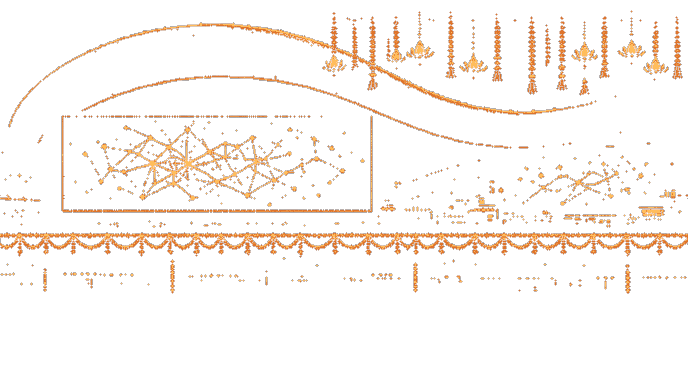
#> input picture assets/stages/ai-impact-expo/far-glow.png, 688 x 387 px, given in place of grand-palais-ai-action-summit-far.jpg, which was not available
$ python build_stages.py
#> lines starting #> are read from the running program, lines starting #| are printed output that depends on the picture; after the words box and inside, x2 and y2 are one past the last pixel; in counts of white or black regions, pixels touching at a corner belong together
#!/usr/bin/env python3
"""Build parallax stage layers from the generated source art in ../_source.

Every output PNG is stored at the native pixel grid (2x smaller than the
1280x720 logical canvas) and drawn at 2x with smoothing off.

    python3 assets/stages/_pipeline/build_stages.py [stage-id ...]

Writes assets/stages/<id>/{far,mid,near,floor,fg}.png, *-glow.png emissive
masks, and src/stages/layers.generated.js (geometry, glow tiles, swatches).
Requires Pillow and numpy.
"""
import json
import random
import sys
from pathlib import Path

import numpy as np
from PIL import Image, ImageDraw, ImageFilter, ImageFont

ROOT = Path(__file__).resolve().parents[3]
SRC = ROOT / "assets/stages/_source"
OUT = ROOT / "assets/stages"
GEN_JS = ROOT / "src/stages/layers.generated.js"

PX = 2                      # logical pixels per native pixel
VIEW_W, VIEW_H = 1280, 720
WORLD_W = 1920
FLOOR_TOP = 536             # logical y of the floor's far edge
GROUND_Y = 640              # logical y of the fighters' feet
SCROLL = WORLD_W - VIEW_W

PARALLAX = {"far": 0.15, "mid": 0.45, "near": 0.75, "fg": 1.3}
FLOOR_PARALLAX = (0.7, 1.0)  # at FLOOR_TOP and at GROUND_Y; extrapolated below
GLOW_TILE = 32

# Per-stage tuning: prop heights are native px for the tallest prop in a sheet.
STAGES = {
    "grand-palais-ai-action-summit": dict(mid=dict(h=150, gap=96), near=dict(h=62, strip=True), floor_crop=(0.28, 1.0), fg=0),
    "bharat-mandapam-ai-impact-summit": dict(mid=dict(h=140, gap=90), near=dict(h=60, strip=True), floor_crop=(0.25, 1.0), fg=1),
    "musk-v-openai-oakland": dict(mid=dict(h=150, gap=118), near=dict(h=58, strip=True), floor_crop=(0.22, 1.0), fg=0),
    "openai-mission-bay": dict(mid=dict(h=150, gap=86), near=dict(h=44, gap=54), floor_crop=(0.07, 0.62), floor_cols=(0.3, 0.7), fg=0),
    "anthropic-500-howard": dict(mid=dict(h=150, gap=80), near=dict(h=52, gap=50), floor_crop=(0.38, 1.0), fg=1),
    "deepmind-kings-cross": dict(mid=dict(h=140, gap=112), near=dict(h=48, gap=50), floor_crop=(0.25, 1.0), fg=0),
    "meta-hacker-square": dict(mid=dict(h=150, gap=96), near=dict(h=40, gap=52), floor_crop=(0.25, 1.0), fg=1,
                               floor_decal=dict(text="HACK", x=960, width=310, rows=(14, 84), color=(176, 174, 168), edge=(98, 100, 104), alpha=165)),
    "nvidia-voyager": dict(mid=dict(h=150, gap=80), near=dict(h=40, gap=50), floor_crop=(0.25, 1.0), fg=0),
    "xai-colossus-memphis": dict(mid=dict(h=150, gap=66), near=dict(h=44, gap=48), floor_crop=(0.25, 1.0), fg=0),
    "microsoft-fairwater": dict(mid=dict(h=150, gap=64), near=dict(h=42, gap=48), floor_crop=(0.32, 1.0), fg=3),
    "deepseek-hangzhou": dict(mid=dict(h=146, gap=84), near=dict(h=42, gap=52), floor_crop=(0.25, 1.0), fg=3),
    "ami-labs-paris": dict(mid=dict(h=150, gap=104), near=dict(h=42, gap=50), floor_crop=(0.25, 1.0), fg=0),
}


def layer_width(parallax):
    return int(round((VIEW_W + SCROLL * parallax) / PX))


def to_np(img):
    return np.asarray(img.convert("RGB"), dtype=np.float32)


def quantize(rgba, colors):
    """Reduce to a limited palette without dithering; keeps alpha as-is."""
    rgb = Image.fromarray(rgba[..., :3].astype(np.uint8), "RGB")
    q = rgb.quantize(colors=colors, method=Image.Quantize.MEDIANCUT, dither=Image.Dither.NONE).convert("RGB")
    out = np.dstack([np.asarray(q), rgba[..., 3]]).astype(np.uint8)
    return out


def key_mask(src):
    """True where the pixel belongs to the flat chroma-key background."""
    border = np.concatenate([src[:6].reshape(-1, 3), src[-6:].reshape(-1, 3),
                             src[:, :6].reshape(-1, 3), src[:, -6:].reshape(-1, 3)])
    key = np.median(border, axis=0)
    dist = np.sqrt(((src - key) ** 2).sum(-1))
    r, g, b = src[..., 0], src[..., 1], src[..., 2]
    if key[1] > key[0] and key[1] > key[2]:
        dominance = g - np.maximum(r, b)
    else:
        dominance = np.minimum(r, b) - g
    return (dist < 110) | (dominance > 90), key


def downsample_keyed(src, solid, factor):
    """Box-downsample by a float factor, averaging only non-key samples."""
    h, w = solid.shape
    nw, nh = int(round(w / factor)), int(round(h / factor))
    ys = (np.arange(nh + 1) * h / nh).astype(int)
    xs = (np.arange(nw + 1) * w / nw).astype(int)
    out = np.zeros((nh, nw, 4), np.float32)
    s = solid.astype(np.float32)
    cs = np.cumsum(np.cumsum(np.pad(s, ((1, 0), (1, 0))), 0), 1)
    rgbw = src * s[..., None]
    crgb = np.cumsum(np.cumsum(np.pad(rgbw, ((1, 0), (1, 0), (0, 0))), 0), 1)

    def box(c, y0, y1, x0, x1):
        return c[y1][:, x1] - c[y0][:, x1] - c[y1][:, x0] + c[y0][:, x0]

    y0, y1 = ys[:-1], ys[1:]
    x0, x1 = xs[:-1], xs[1:]
    Y0, X0 = np.meshgrid(y0, x0, indexing="ij")
    Y1, X1 = np.meshgrid(y1, x1, indexing="ij")
    area = (Y1 - Y0) * (X1 - X0)
    cnt = cs[Y1, X1] - cs[Y0, X1] - cs[Y1, X0] + cs[Y0, X0]
    tot = crgb[Y1, X1] - crgb[Y0, X1] - crgb[Y1, X0] + crgb[Y0, X0]
    cov = cnt / np.maximum(area, 1)
    out[..., :3] = tot / np.maximum(cnt, 1)[..., None]
    out[..., 3] = np.where(cov >= 0.5, 255, 0)
    return out


def despill(rgba, key):
    a = rgba[..., 3] > 0
    edge = a & ~(np.roll(a, 1, 0) & np.roll(a, -1, 0) & np.roll(a, 1, 1) & np.roll(a, -1, 1))
    edge = edge | (a & ~(np.roll(edge, 1, 0) & np.roll(edge, -1, 0)) & (np.roll(edge, 1, 1) | np.roll(edge, -1, 1)))
    r, g, b = rgba[..., 0], rgba[..., 1], rgba[..., 2]
    if key[1] > key[0] and key[1] > key[2]:
        cap = np.maximum(r, b)
        rgba[..., 1] = np.where(edge & (g > cap), cap, g)
    else:
        m = np.minimum(r, b)
        spill = np.clip(m - g, 0, None)
        rgba[..., 0] = np.where(edge, r - spill * 0.6, r)
        rgba[..., 2] = np.where(edge, b - spill * 0.6, b)
    # Darken the outermost ring slightly so sprites read cleanly against busy far art.
    rgba[..., :3] = np.where(edge[..., None], rgba[..., :3] * 0.72, rgba[..., :3])
    return rgba


def segment_props(solid):
    """Split a prop sheet into column runs separated by empty gaps."""
    occ = solid.sum(0) > 2
    runs, start, gap = [], None, 0
    for x, o in enumerate(occ):
        if o:
            if start is None:
                start = x
            gap = 0
        elif start is not None:
            gap += 1
            if gap >= 8:
                runs.append((start, x - gap + 1))
                start, gap = None, 0
    if start is not None:
        runs.append((start, len(occ)))
    props = []
    for x0, x1 in runs:
        rows = np.where(solid[:, x0:x1].sum(1) > 1)[0]
        if len(rows) == 0:
            continue
        y0, y1 = rows[0], rows[-1] + 1
        if (x1 - x0) < 24 or (y1 - y0) < 24:
            continue
        props.append((x0, y0, x1, y1))
    return props


# [6 lines left out: function despeckle, not called in this run]


def load_props(path, target_h, clean=False):
    src = to_np(Image.open(path))
    solid, key = key_mask(src)
    boxes = segment_props(~solid)
    tallest = max(b[3] - b[1] for b in boxes)
    factor = tallest / target_h
    sprites = []
    for x0, y0, x1, y1 in boxes:
        pad = 4
        crop_src = src[max(0, y0 - pad):y1 + pad, max(0, x0 - pad):x1 + pad]
        crop_solid = ~solid[max(0, y0 - pad):y1 + pad, max(0, x0 - pad):x1 + pad]
        spr = despill(downsample_keyed(crop_src, crop_solid, factor), key)
        if clean:
            spr = despeckle(spr, key)
        spr = trim(spr)
        sprites.append(spr)
    return sprites, key, boxes, src.shape


def trim(rgba):
    a = rgba[..., 3] > 0
    ys, xs = np.where(a)
    return rgba[ys.min():ys.max() + 1, xs.min():xs.max() + 1]


def paste(canvas, spr, x, y_bottom):
    h, w = spr.shape[:2]
    y = y_bottom - h
    cx0, cy0 = max(0, x), max(0, y)
    cx1, cy1 = min(canvas.shape[1], x + w), min(canvas.shape[0], y + h)
    if cx1 <= cx0 or cy1 <= cy0:
        return
    part = spr[cy0 - y:cy1 - y, cx0 - x:cx1 - x]
    m = part[..., 3:4] > 0
    canvas[cy0:cy1, cx0:cx1] = np.where(m, part, canvas[cy0:cy1, cx0:cx1])


def layout_props(sprites, width, height, baseline, gap, seed):
    rng = random.Random(seed)
    canvas = np.zeros((height, width, 4), np.float32)
    order = list(range(len(sprites)))
    rng.shuffle(order)
    x = int(gap * 0.4)
    i = 0
    while x < width:
        spr = sprites[order[i % len(order)]]
        if rng.random() < 0.35:
            spr = spr[:, ::-1]
        paste(canvas, spr, x, baseline)
        x += spr.shape[1] + int(gap * rng.uniform(0.7, 1.3))
        i += 1
        if i % len(order) == 0:
            rng.shuffle(order)
    return canvas


def build_strip(path, target_h, width, height, baseline):
    src = to_np(Image.open(path))
    solid, key = key_mask(src)
    rows = np.where((~solid).sum(1) > src.shape[1] * 0.02)[0]
    y0 = rows[0]
    factor = (src.shape[0] - y0) / target_h
    strip = despill(downsample_keyed(src[y0:], ~solid[y0:], factor), key)
    strip = strip[:, 1:-1]
    tile = np.concatenate([strip, strip[:, ::-1]], axis=1)
    reps = int(np.ceil(width / tile.shape[1])) + 1
    row = np.concatenate([tile] * reps, axis=1)[:, :width]
    canvas = np.zeros((height, width, 4), np.float32)
    paste(canvas, row, 0, baseline + 6)
    return canvas


def build_far(path):
    w = layer_width(PARALLAX["far"])
    img = Image.open(path).convert("RGB")
    h = int(round(img.height * w / img.width))
    rgb = np.asarray(img.resize((w, h), Image.Resampling.BOX), np.float32)
    rgba = np.dstack([rgb, np.full(rgb.shape[:2], 255, np.float32)])
    return rgba


def build_floor(path, crop, col_crop=(0.18, 0.82)):
    img = Image.open(path).convert("RGB")
    W, H = img.size
    rows = (int(H * crop[0]), int(H * crop[1]))
    cols = (int(W * col_crop[0]), int(W * col_crop[1]))
    region = img.crop((cols[0], rows[0], cols[1], rows[1]))
    floor_h = (VIEW_H - FLOOR_TOP) // PX
    tile_w = (cols[1] - cols[0]) // PX
    arr = np.asarray(region.resize((tile_w, floor_h), Image.Resampling.BOX), np.float32)
    k = 40
    body = arr[:, :-k].copy()
    t = np.linspace(0, 1, k)[None, :, None]
    body[:, :k] = arr[:, -k:] * (1 - t) + arr[:, :k] * t
    # Depth falloff toward the horizon, and a contact shadow at the far edge.
    depth = np.linspace(0.55, 1.0, floor_h) ** 0.8
    body *= depth[:, None, None]
    body[0] *= 0.35
    body[1] *= 0.6
    return np.dstack([body, np.full(body.shape[:2], 255, np.float32)])


# [108 lines left out: functions build_floor_decal, build_fg, glow_mask, glow_tiles, _median_colors, swatches, not called in this run]


def save(rgba, path):
    Image.fromarray(np.clip(rgba, 0, 255).astype(np.uint8), "RGBA").save(path, optimize=True)


def build_stage(sid, cfg):
    out = OUT / sid
    out.mkdir(parents=True, exist_ok=True)
    view_h = VIEW_H // PX
    floor_top_n = FLOOR_TOP // PX

    far = quantize(build_far(SRC / f"{sid}-far.jpg"), 72)

    mid_sprites, _, _, _ = load_props(SRC / f"{sid}-mid.jpg", cfg["mid"]["h"], cfg["mid"].get("despeckle", False))
    mid = layout_props(mid_sprites, layer_width(PARALLAX["mid"]), view_h, floor_top_n + 3,
                       cfg["mid"]["gap"], seed=sid + "mid")
    mid = quantize(mid, 64)

    near_w = layer_width(PARALLAX["near"])
    fp0, fp1 = FLOOR_PARALLAX
    near_base_y = FLOOR_TOP + (PARALLAX["near"] - fp0) / (fp1 - fp0) * (GROUND_Y - FLOOR_TOP)
    near_base = int(round(near_base_y / PX))
    if cfg["near"].get("strip"):
        near = build_strip(SRC / f"{sid}-near.jpg", cfg["near"]["h"], near_w, view_h, near_base)
    else:
        near_sprites, _, _, _ = load_props(SRC / f"{sid}-near.jpg", cfg["near"]["h"])
        near = layout_props(near_sprites, near_w, view_h, near_base, cfg["near"]["gap"], seed=sid + "near")
    near = quantize(near, 64)

    floor = quantize(build_floor(SRC / f"{sid}-floor.jpg", cfg["floor_crop"], cfg.get("floor_cols", (0.18, 0.82))), 48)

    sw = swatches([far, mid, near, floor])
    lights = [tuple(int(sw[-1][i:i + 2], 16) for i in (1, 3, 5))]
    fg = build_fg(mid_sprites, cfg["fg"], lights[0])
    fg = quantize(fg, 24)

    meta = {"px": PX, "layers": {}, "swatches": sw}
    for name, img in (("far", far), ("mid", mid), ("near", near), ("floor", floor), ("fg", fg)):
        save(img, out / f"{name}.png")
        info = {"src": f"assets/stages/{sid}/{name}.png", "w": int(img.shape[1]), "h": int(img.shape[0])}
        if name in PARALLAX:
            info["parallax"] = PARALLAX[name]
        if name in ("far", "mid", "near"):
            g = glow_mask(img.astype(np.float32), pct=96 if name == "far" else 95)
            tiles = glow_tiles(g)
            if tiles:
                save(g, out / f"{name}-glow.png")
                info["glow"] = {"src": f"assets/stages/{sid}/{name}-glow.png", "tile": GLOW_TILE, "tiles": tiles}
        meta["layers"][name] = info
    meta["layers"]["floor"]["parallax"] = list(FLOOR_PARALLAX)
    if "floor_decal" in cfg:
        decal = quantize(build_floor_decal(cfg["floor_decal"], floor.shape[0]), 20)
        save(decal, out / "floor-decal.png")
        meta["layers"]["floorDecal"] = {
            "src": f"assets/stages/{sid}/floor-decal.png", "w": int(decal.shape[1]), "h": int(decal.shape[0]),
            "x": int(cfg["floor_decal"]["x"] - decal.shape[1] * PX / 2),
        }
    else:
        (out / "floor-decal.png").unlink(missing_ok=True)
    meta["layers"]["near"]["baseY"] = near_base * PX
    return meta


def main():
    ids = sys.argv[1:] or list(STAGES)
    existing = {}
    if GEN_JS.exists():
        text = GEN_JS.read_text()
        start = text.index("{", text.index("STAGE_LAYERS"))
        existing = json.loads(text[start:text.rindex("}") + 1])
    for sid in ids:
        print("building", sid)
        existing[sid] = build_stage(sid, STAGES[sid])
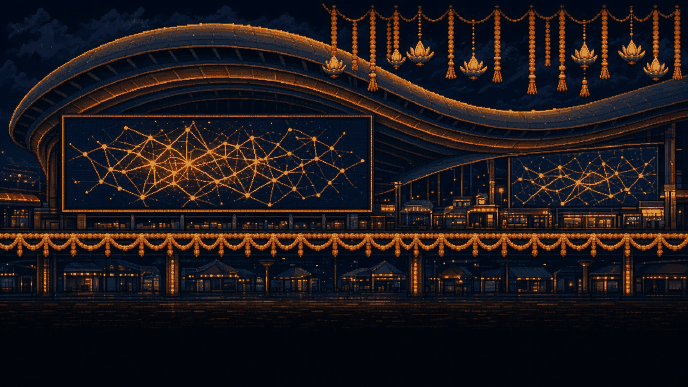
#> input picture assets/stages/ai-impact-expo/far.png, 688 x 387 px, given in place of grand-palais-ai-action-summit-mid.jpg, which was not available
#> in key_mask, `key = np.median(border, axis=0)`: key = [1, 7, 21]
#> in load_props, `solid, key = key_mask(src)`:
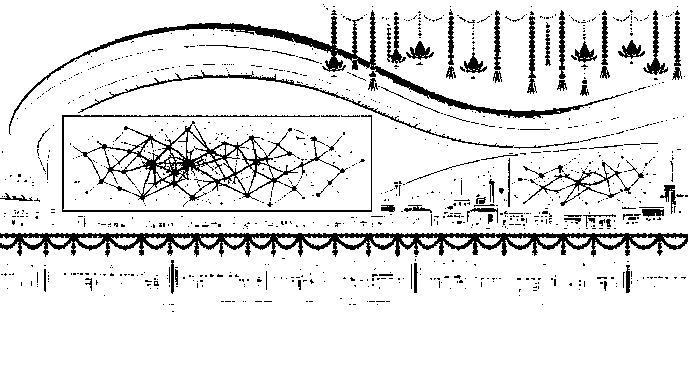
#> solid: shape (387, 688) bool; 89.8% white; 1088 black regions (1007 under 20 px), largest, box (x1, y1, x2, y2) and area: (0, 233, 688, 257) 6955, (9, 10, 627, 135) 3984, (73, 121, 348, 202) 3354
#> the loop in segment_props, `for x, o in enumerate(occ):` made 688 passes
#> start on pass 1: 0
#> after the loop in segment_props, `for x, o in enumerate(occ):`: runs = []; start = 0
#> the loop in segment_props, `for x0, x1 in runs:` made 1 pass
#> (x0, x1, y0, y1) on pass 1: (0, 688, 6, 312)
#> after the loop in segment_props, `for x0, x1 in runs:`: props = [(0, 6, 688, 312)]
#> in load_props, `tallest = max(b[3] - b[1] for b in boxes)`: tallest = 306
#> in load_props, `factor = tallest / target_h`: factor = 2.04
#> the loop in load_props, `for x0, y0, x1, y1 in boxes:` made 1 pass
#> (pad, h in downsample_keyed, w in downsample_keyed, nw in downsample_keyed) on pass 1: (4, 314, 688, 337)
#> pass 1, in load_props, `crop_solid = ~solid[max(0, y0 - pad):y1 + pad, max(0, x0 - pad):x1 + p..`:
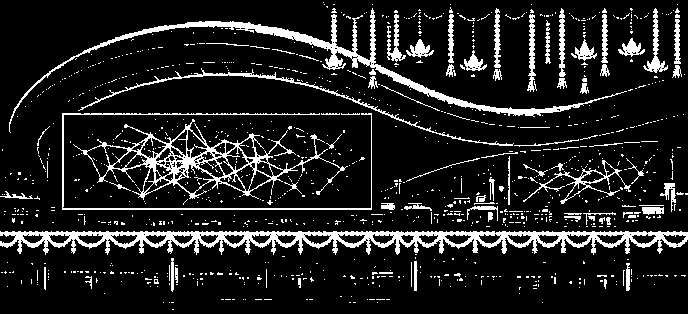
#> crop_solid: shape (314, 688) bool; 12.6% white; 1088 white regions (1007 under 20 px), largest, box (x1, y1, x2, y2) and area: (0, 231, 688, 255) 6955, (9, 8, 627, 133) 3984, (73, 119, 348, 200) 3354
#> pass 1, in downsample_keyed, `cs = np.cumsum(np.cumsum(np.pad(s, ((1, 0), (1, 0))), 0), 1)`:
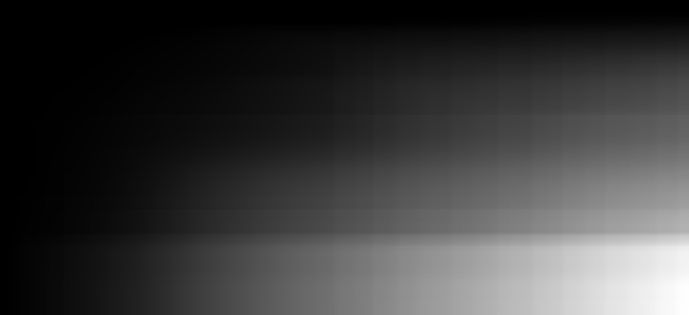
#> cs: shape (315, 689) float32; min 0, max 27160, mean 6295.6; drawn with min black and max white
#> after the loop in load_props, `for x0, y0, x1, y1 in boxes:`: sprites = 1 item
#> in layout_props, `order = list(range(len(sprites)))`: order = [0]
#> after the loop in layout_props, `while x < width:`:
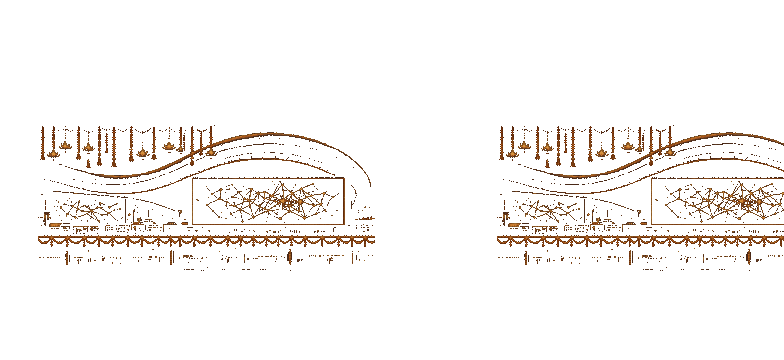
#> canvas: shape (360, 784, 4) float32; mean of channels 0, 1, 2, 3 6.3, 3.5, 1.4, 13.5; transparent parts drawn white
#> after the loop in layout_props, `while x < width:`: i = 2; x = 943
#> in build_strip, `solid, key = key_mask(src)`: key = [1, 7, 21]
#> in build_strip, `rows = np.where((~solid).sum(1) > src.shape[1] * 0.02)[0]`: rows = 266 values from 11 to 301
#> in build_strip, `y0 = rows[0]`: y0 = 11
#> in build_strip, `factor = (src.shape[0] - y0) / target_h`: factor = 6.06
#> call 2 of downsample_keyed, with factor = 6.06
#> in downsample_keyed (call 2), `nw, nh = int(round(w / factor)), int(round(h / factor))`: nw = 113; nh = 62
#> in downsample_keyed (call 2), `ys = (np.arange(nh + 1) * h / nh).astype(int)`: ys = 63 values from 0 to 376
#> in downsample_keyed (call 2), `xs = (np.arange(nw + 1) * w / nw).astype(int)`: xs = 114 values from 0 to 688
#> in downsample_keyed (call 2), `s = solid.astype(np.float32)`: s: shape (376, 688) float32; values 0 (black) and 1 (white), 10.5% white; 1080 white regions (999 under 20 px), largest, box (x1, y1, x2, y2) and area: (0, 222, 688, 246) 6955, (9, 0, 627, 124) 3983, (73, 110, 348, 191) 3354
#> in downsample_keyed (call 2), `crgb = np.cumsum(np.cumsum(np.pad(rgbw, ((1, 0), (1, 0), (0, 0))), 0),..`:
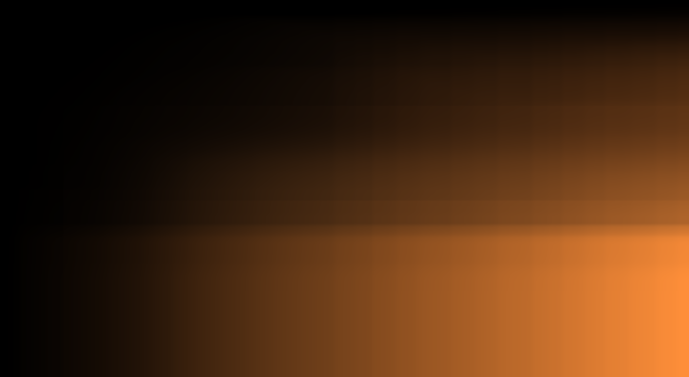
#> crgb: shape (377, 689, 3) float32; mean of channels 0, 1, 2 1196129.4, 676209.9, 279370.2; drawn with min black and max white
#> in downsample_keyed (call 2), `y0, y1 = ys[:-1], ys[1:]`: y0 = 62 values from 0 to 369; y1 = 62 values from 6 to 376
#> in downsample_keyed (call 2), `x0, x1 = xs[:-1], xs[1:]`: x0 = 113 values from 0 to 681; x1 = 113 values from 6 to 688
#> in downsample_keyed (call 2), `cov = cnt / np.maximum(area, 1)`: area: shape (62, 113) int64; 3 distinct labels, from 36 to 49
#> in downsample_keyed (call 2), `out[..., 3] = np.where(cov >= 0.5, 255, 0)`: out: shape (62, 113, 4) float32; mean of channels 0, 1, 2, 3 59.3, 33.7, 14.8, 16.9
#> in despill (call 2), `a = rgba[..., 3] > 0`: a: shape (62, 113) bool; 6.6% white in thin lines or dots, all inside (x1, y1, x2, y2) = (2, 0, 113, 46)
#> in despill (call 2), `spill = np.clip(m - g, 0, None)`: spill: shape (62, 113) float32; every value is 0
#> in despill (call 2), `rgba[..., :3] = np.where(edge[..., None], rgba[..., :3] * 0.72, rgba[...`: rgba: shape (62, 113, 4) float32; mean of channels 0, 1, 2, 3 56.3, 32.1, 14.2, 16.9
#> in paste (call 3), `m = part[..., 3:4] > 0`: m: shape (62, 880, 1) bool; 6.8% white in thin lines or dots, all inside (x1, y1, x2, y2) = (1, 0, 878, 46)
#> call 3 of quantize, with colors = 64
#> in quantize (call 3), `rgb = Image.fromarray(rgba[..., :3].astype(np.uint8), "RGB")`:
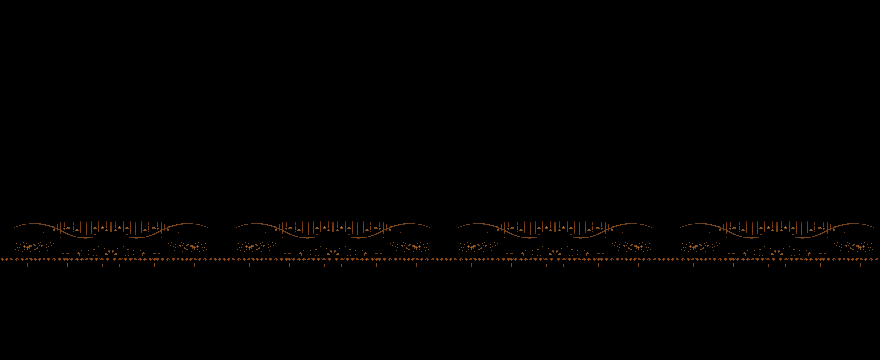
#> rgb: PIL image 880x360 RGB; mean R, G, B 1.4, 0.8, 0.3
    geometry = {"px": PX, "viewW": VIEW_W, "viewH": VIEW_H, "worldW": WORLD_W,
                "floorTop": FLOOR_TOP, "groundY": GROUND_Y}
    GEN_JS.write_text(
        "// Generated by assets/stages/_pipeline/build_stages.py. Do not edit by hand.\n"
        f"export const STAGE_GEOMETRY = {json.dumps(geometry)};\n\n"
        "export const STAGE_LAYERS = " + json.dumps({k: existing[k] for k in STAGES if k in existing}, indent=1) + ";\n"
    )


if __name__ == "__main__":
#> (the run stopped early here; a loop or call above may not have finished)
